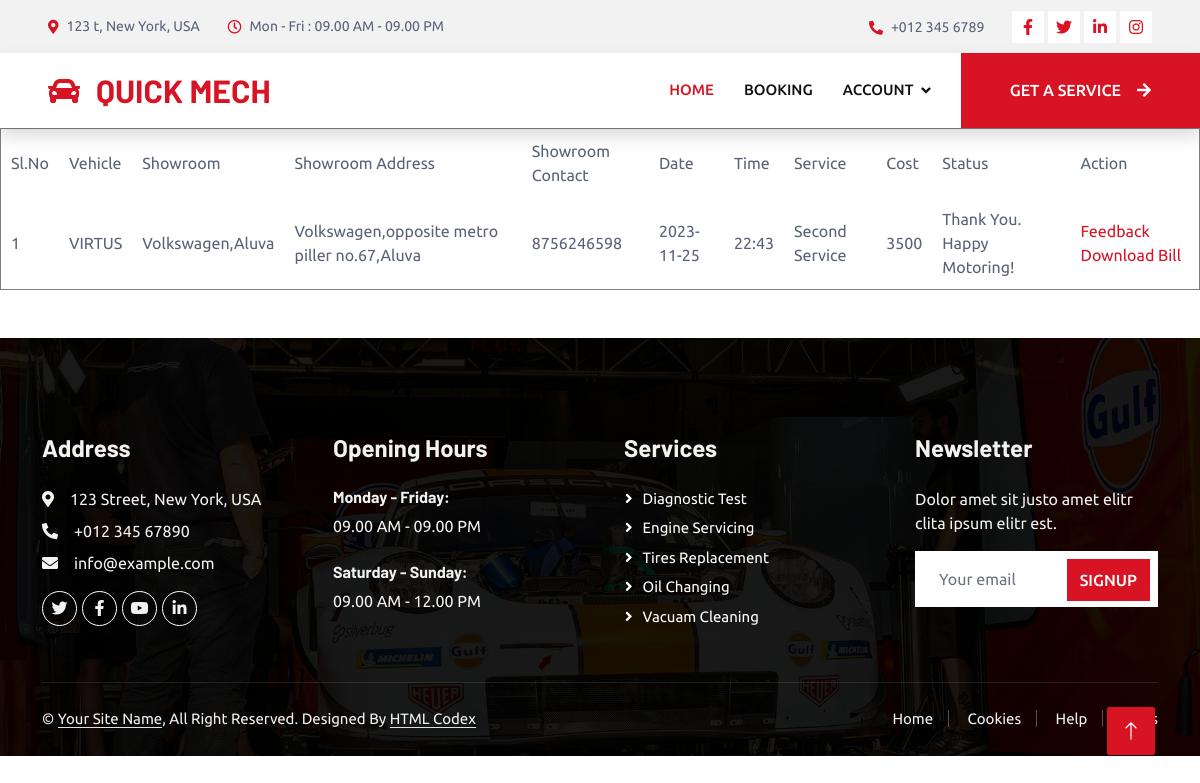
Page /PROJECTS/User/MyBooking.php (signed in) on the committed database.
### tables this page shows
CREATE TABLE `tbl_booking` (
  `booking_id` int(11) NOT NULL auto_increment,
  `booking_date` varchar(50) NOT NULL,
  `booking_fortime` varchar(50) NOT NULL,
  `booking_details` varchar(500) NOT NULL,
  `vehicle_no` varchar(50) NOT NULL,
  `service_id` int(11) NOT NULL,
  `booking_rate` int(100) NOT NULL,
  `user_id` int(11) NOT NULL,
  `booking_fordate` varchar(50) NOT NULL,
  `branch_id` int(50) NOT NULL,
  `vehicle_vinno` int(11) NOT NULL,
  `booking_status` int(11) NOT NULL default '0',
  PRIMARY KEY  (`booking_id`)
);

CREATE TABLE `tbl_vehicle` (
  `vehicle_id` int(50) NOT NULL auto_increment,
  `vehicle_name` varchar(50) NOT NULL,
  `vehicletype_id` int(50) NOT NULL,
  PRIMARY KEY  (`vehicle_id`)
);

CREATE TABLE `tbl_branch` (
  `branch_id` int(50) NOT NULL auto_increment,
  `branch_name` varchar(50) NOT NULL,
  `branch_address` varchar(50) NOT NULL,
  `branch_photo` varchar(50) NOT NULL,
  `place_id` int(50) NOT NULL,
  `branch_email` varchar(50) NOT NULL,
  `branch_contact` varchar(100) NOT NULL,
  `branch_password` varchar(50) NOT NULL,
  PRIMARY KEY  (`branch_id`)
);

CREATE TABLE `tbl_servicedetails` (
  `service_id` int(50) NOT NULL auto_increment,
  `service_title` varchar(100) NOT NULL,
  `service_details` varchar(50) NOT NULL,
  `service_price` varchar(50) NOT NULL,
  `type_id` int(11) NOT NULL,
  `service_image` varchar(100) NOT NULL,
  `vehicle_id` int(11) NOT NULL,
  PRIMARY KEY  (`service_id`)
);

### PROJECTS/User/MyBooking.php (the view, shortened to what this page needs)
<?php
  include('Head.php');
      ?>
  <!DOCTYPE html>
<html lang="en">
<head>
</head>
<body>
    <table border='1' cellspacing='10' cellpadding='10' align='center'>
      <tr>
        <td>Sl.No</td>
        <td>Vehicle</td>
        <td>Showroom</td>
        <td>Showroom Address</td>
        <td>Showroom Contact</td>
        <td>Date</td>
        <td>Time</td>
        <td>Service</td>
        <td>Cost</td>
        <td>Status</td>
        <td>Action</td>
      </tr>
      <?php
      $selQry='select * from tbl_booking b inner join tbl_servicedetails sd on sd.service_id=b.service_id inner join tbl_vehicle v on v.vehicle_id=sd.vehicle_id inner join tbl_branch br on br.branch_id=b.branch_id where b.user_id='.$_SESSION['userid'];
      $res=mysql_query($selQry);
      $i=0;
      while ($row = mysql_fetch_array($res))
      {
        $i++;
        ?>
      <tr>
        <td><?php echo $i ?></td>
        <td><?php echo $row['vehicle_name'] ?></td>
        <td><?php echo $row['branch_name'] ?></td>
        <td><?php echo $row['branch_address'] ?></td>
        <td><?php echo $row['branch_contact'] ?></td>
        <td><?php echo $row['booking_fordate'] ?></td>
        <td><?php echo $row['booking_fortime'] ?></td>
        <td><?php echo $row['service_title'] ?></td>
        <td><?php echo $row['service_price'] ?></td>
        <td><?php
         if($row['booking_status']==0){
          echo "Waiting for Confirmation...";
         }
         else if($row['booking_status']==1){
          echo "Booking Confirmed...";
         }
         else if($row['booking_status']==2){
          echo "Sorry, you are booking has been canceled by the showroom.";
         }
         else if($row['booking_status']==3){
          echo "You are booking has been canceled";
         }
         else if($row['booking_status']==4){
          echo "Car Recieved! We will contact when the car is ready";
         }
         else if($row['booking_status']==5){
          echo "Service Finished!<br> Your car is ready for pickup.";
         }
         else if($row['booking_status']>=6){
          echo "Thank You. Happy Motoring!";
         }
         ?></td>
        <td><?php
        if($row['booking_status']<=1){
          ?>
          <a href='MyBooking.php?bid=<?php echo $row['booking_id'] ?>' >Cancel</a>
          <?php
        }
        else if($row['booking_status']==6){
          ?>
          <a href='Feedback.php?bid=<?php echo $row['booking_id'] ?>' >Feedback</a>
          <?php
        }
        if($row['booking_status']>=5){
          ?>
          <a href='Bill.php?bid=<?php echo $row['booking_id'] ?>' >Download Bill</a>
          <?php
        }
        ?></td>
      </tr>
      <?php
      }
      ?>
    </table>
</body>
<?php
include('Foot.php');
?>
</html>

### PROJECTS/User/Head.php (shortened to what this page needs)
<!DOCTYPE html>
<html lang="en">
<head>
    <link href="https://cdnjs.cloudflare.com/ajax/libs/font-awesome/5.10.0/css/all.min.css" rel="stylesheet">
    <link href="https://cdn.jsdelivr.net/npm/bootstrap-icons@1.4.1/font/bootstrap-icons.css" rel="stylesheet">
    <link href="../Assets/Template/Main/lib/animate/animate.min.css" rel="stylesheet">
    <link href="../Assets/Template/Main/lib/owlcarousel/assets/owl.carousel.min.css" rel="stylesheet">
    <link href="../Assets/Template/Main/lib/tempusdominus/css/tempusdominus-bootstrap-4.min.css" rel="stylesheet" />
    <link href="../Assets/Template/Main/css/bootstrap.min.css" rel="stylesheet">
    <link href="../Assets/Template/Main/css/style.css" rel="stylesheet">
</head>
<body style='min-height:100vh;'>
    <div class="container-fluid bg-light p-0">
        <div class="row gx-0 d-none d-lg-flex">
            <div class="col-lg-7 px-5 text-start">
                <div class="h-100 d-inline-flex align-items-center py-3 me-4">
                    <small class="fa fa-map-marker-alt text-primary me-2"></small>
                    <small>123 t, New York, USA</small>
                </div>
                <div class="h-100 d-inline-flex align-items-center py-3">
                    <small class="far fa-clock text-primary me-2"></small>
                    <small>Mon - Fri : 09.00 AM - 09.00 PM</small>
                </div>
            </div>
            <div class="col-lg-5 px-5 text-end">
                <div class="h-100 d-inline-flex align-items-center py-3 me-4">
                    <small class="fa fa-phone-alt text-primary me-2"></small>
                    <small>+012 345 6789</small>
                </div>
                <div class="h-100 d-inline-flex align-items-center">
                    <a class="btn btn-sm-square bg-white text-primary me-1" href=""><i class="fab fa-facebook-f"></i></a>
                    <a class="btn btn-sm-square bg-white text-primary me-1" href=""><i class="fab fa-twitter"></i></a>
                    <a class="btn btn-sm-square bg-white text-primary me-1" href=""><i class="fab fa-linkedin-in"></i></a>
                    <a class="btn btn-sm-square bg-white text-primary me-0" href=""><i class="fab fa-instagram"></i></a>
                </div>
            </div>
        </div>
    </div>
    <nav class="navbar navbar-expand-lg bg-white navbar-light shadow sticky-top p-0">
        <a href="../Assets/Template/Main/index.html" class="navbar-brand d-flex align-items-center px-4 px-lg-5">
            <h2 class="m-0 text-primary"><i class="fa fa-car me-3"></i>QUICK MECH</h2>
        </a>
        <div class="collapse navbar-collapse" id="navbarCollapse">
            <div class="navbar-nav ms-auto p-4 p-lg-0">
                <a href="../Assets/Template/Main/Homepage.php" class="nav-item nav-link active">Home</a>
                <a href="../Assets/Template/Main/Booking.php" class="nav-item nav-link">Booking</a>
                <div class="nav-item dropdown">
                    <a href="#" class="nav-link dropdown-toggle" data-bs-toggle="dropdown">Account</a>
                </div>
            </div>
            <a href="SearchBranch.php" class="btn btn-primary py-4 px-lg-5 d-none d-lg-block">Get A Service<i class="fa fa-arrow-right ms-3"></i></a>
        </div>
    </nav>

### PROJECTS/User/Foot.php (shortened to what this page needs)
<div class="container-fluid bg-dark text-light footer pt-5 mt-5 wow fadeIn" data-wow-delay="0.1s">
        <div class="container py-5">
            <div class="row g-5">
                <div class="col-lg-3 col-md-6">
                    <h4 class="text-light mb-4">Address</h4>
                    <p class="mb-2"><i class="fa fa-map-marker-alt me-3"></i>123 Street, New York, USA</p>
                    <p class="mb-2"><i class="fa fa-phone-alt me-3"></i>+012 345 67890</p>
                    <p class="mb-2"><i class="fa fa-envelope me-3"></i>info@example.com</p>
                    <div class="d-flex pt-2">
                        <a class="btn btn-outline-light btn-social" href=""><i class="fab fa-twitter"></i></a>
                        <a class="btn btn-outline-light btn-social" href=""><i class="fab fa-facebook-f"></i></a>
                        <a class="btn btn-outline-light btn-social" href=""><i class="fab fa-youtube"></i></a>
                        <a class="btn btn-outline-light btn-social" href=""><i class="fab fa-linkedin-in"></i></a>
                    </div>
                </div>
                <div class="col-lg-3 col-md-6">
                    <h4 class="text-light mb-4">Opening Hours</h4>
                    <h6 class="text-light">Monday - Friday:</h6>
                    <p class="mb-4">09.00 AM - 09.00 PM</p>
                    <h6 class="text-light">Saturday - Sunday:</h6>
                    <p class="mb-0">09.00 AM - 12.00 PM</p>
                </div>
                <div class="col-lg-3 col-md-6">
                    <h4 class="text-light mb-4">Services</h4>
                    <a class="btn btn-link" href="">Diagnostic Test</a>
                    <a class="btn btn-link" href="">Engine Servicing</a>
                    <a class="btn btn-link" href="">Tires Replacement</a>
                    <a class="btn btn-link" href="">Oil Changing</a>
                    <a class="btn btn-link" href="">Vacuam Cleaning</a>
                </div>
                <div class="col-lg-3 col-md-6">
                    <h4 class="text-light mb-4">Newsletter</h4>
                    <p>Dolor amet sit justo amet elitr clita ipsum elitr est.</p>
                    <div class="position-relative mx-auto" style="max-width: 400px;">
                        <input class="form-control border-0 w-100 py-3 ps-4 pe-5" type="text" placeholder="Your email">
                        <button type="button" class="btn btn-primary py-2 position-absolute top-0 end-0 mt-2 me-2">SignUp</button>
                    </div>
                </div>
            </div>
        </div>
        <div class="container">
            <div class="copyright">
                <div class="row">
                    <div class="col-md-6 text-center text-md-start mb-3 mb-md-0">
                        &copy; <a class="border-bottom" href="#">Your Site Name</a>, All Right Reserved.
                        Designed By <a class="border-bottom" href="https://htmlcodex.com">HTML Codex</a>
                    </div>
                    <div class="col-md-6 text-center text-md-end">
                        <div class="footer-menu">
                            <a href="">Home</a>
                            <a href="">Cookies</a>
                            <a href="">Help</a>
                            <a href="">FQAs</a>
                        </div>
                    </div>
                </div>
            </div>
        </div>
    </div>
    <a href="#" class="btn btn-lg btn-primary btn-lg-square back-to-top"><i class="bi bi-arrow-up"></i></a>
</body>
</html>

### PROJECTS/Assets/Template/Main/css/style.css (style rules this page uses)
:root { --primary: #D81324; --secondary: #0B2154; --light: #F2F2F2; --dark: #111111; }
.back-to-top { position: fixed; display: none; right: 45px; bottom: 45px; z-index: 99; }
.btn { font-weight: 500; text-transform: uppercase; transition: .5s; }
.btn.btn-primary, .btn.btn-secondary { color: #FFFFFF; }
.btn-sm-square { width: 32px; height: 32px; }
.btn-lg-square { width: 48px; height: 48px; }
.btn-square, .btn-sm-square, .btn-lg-square { padding: 0; display: flex; align-items: center; justify-content: center; font-weight: normal; border-radius: 2px; }
.navbar .dropdown-toggle::after { border: none; content: "\f107"; font-family: "Font Awesome 5 Free"; font-weight: 900; vertical-align: middle; margin-left: 8px; }
.navbar-light .navbar-nav .nav-link { margin-right: 30px; padding: 25px 0; color: #FFFFFF; font-size: 15px; text-transform: uppercase; outline: none; }
.navbar-light .navbar-nav .nav-link:hover, .navbar-light .navbar-nav .nav-link.active { color: var(--primary); }
.navbar-light .navbar-brand, .navbar-light a.btn { height: 75px; }
.navbar-light .navbar-nav .nav-link { color: var(--dark); font-weight: 500; }
.navbar-light.sticky-top { top: -100px; transition: .5s; }
.footer { background: linear-gradient(rgba(0, 0, 0, .9), rgba(0, 0, 0, .9)), url(../img/carousel-bg-1.jpg) center center no-repeat; background-size: cover; }
.footer .btn.btn-social { margin-right: 5px; width: 35px; height: 35px; display: flex; align-items: center; justify-content: center; color: var(--light); border: 1px solid #FFFFFF; border-radius: 35px; transition: .3s; }
.footer .btn.btn-link { display: block; margin-bottom: 5px; padding: 0; text-align: left; color: #FFFFFF; font-size: 15px; font-weight: normal; text-transform: capitalize; transition: .3s; }
.footer .btn.btn-link::before { position: relative; content: "\f105"; font-family: "Font Awesome 5 Free"; font-weight: 900; margin-right: 10px; }
.footer .copyright { padding: 25px 0; font-size: 15px; border-top: 1px solid rgba(256, 256, 256, .1); }
.footer .copyright a { color: var(--light); }
.footer .footer-menu a { margin-right: 15px; padding-right: 15px; border-right: 1px solid rgba(255, 255, 255, .3); }
.footer .footer-menu a:last-child { margin-right: 0; padding-right: 0; border-right: none; }

### rows in the picture
tbl_booking: tbl_vehicle.vehicle_name "VIRTUS", branch.branch_name "Volkswagen,Aluva", branch.branch_address "Volkswagen,opposite metro piller no.67,Aluva", branch.branch_contact "8756246598", booking_fordate "2023-11-25", booking_fortime "22:43", service.service_title "Second Service", service.service_price "3500", booking_status "Thank You. Happy Motoring!"
